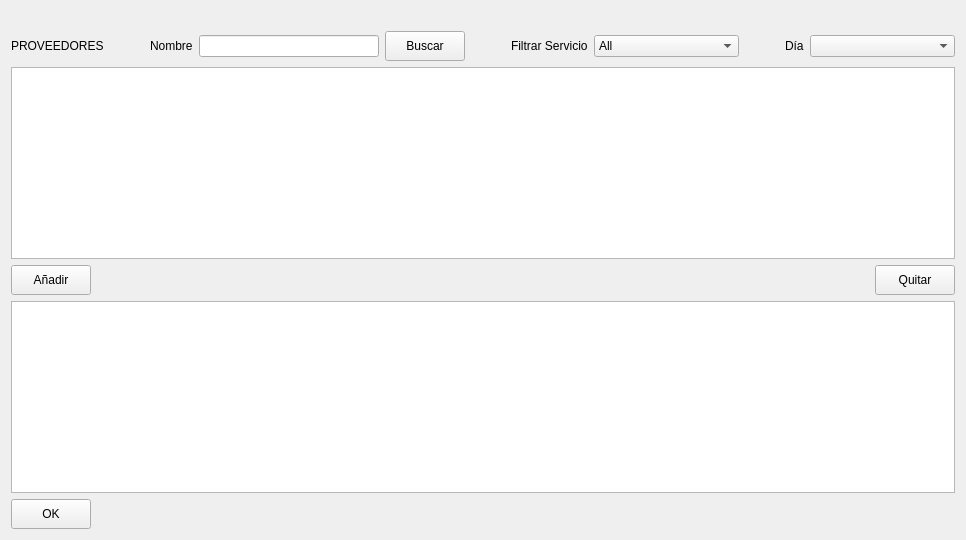
     <widget class="QWidget" name="pag_proveedores">
      <attribute name="title">
       <string>Proveedores</string>
      </attribute>
      <layout class="QGridLayout" name="gridLayout_3">
       <item row="0" column="0">
        <layout class="QVBoxLayout" name="verticalLayout_6">
         <item>
          <layout class="QVBoxLayout" name="verticalLayout_7">
           <property name="topMargin">
            <number>20</number>
           </property>
           <item>
            <layout class="QHBoxLayout" name="horizontalLayout_26">
             <item>
              <widget class="QLabel" name="labelTitle5">
               <property name="styleSheet">
                <string notr="true">font: 10pt &quot;MS Shell Dlg 2&quot;;</string>
               </property>
               <property name="text">
                <string>PROVEEDORES</string>
               </property>
              </widget>
             </item>
             <item>
              <spacer name="horizontalSpacer_5">
               <property name="orientation">
                <enum>Qt::Horizontal</enum>
               </property>
               <property name="sizeHint" stdset="0">
                <size>
                 <width>40</width>
                 <height>20</height>
                </size>
               </property>
              </spacer>
             </item>
             <item>
              <layout class="QHBoxLayout" name="horizontalLayout_27">
               <item>
                <widget class="QLabel" name="nombre_prov">
                 <property name="text">
                  <string>Nombre</string>
                 </property>
                </widget>
               </item>
               <item>
                <widget class="QLineEdit" name="entry_nombre_prov">
                 <property name="minimumSize">
                  <size>
                   <width>180</width>
                   <height>0</height>
                  </size>
                 </property>
                </widget>
               </item>
              </layout>
             </item>
             <item>
              <widget class="QPushButton" name="buttonBuscarProv">
               <property name="sizePolicy">
                <sizepolicy hsizetype="Minimum" vsizetype="Fixed">
                 <horstretch>0</horstretch>
                 <verstretch>0</verstretch>
                </sizepolicy>
               </property>
               <property name="minimumSize">
                <size>
                 <width>65</width>
                 <height>30</height>
                </size>
               </property>
               <property name="text">
                <string>Buscar</string>
               </property>
              </widget>
             </item>
             <item>
              <spacer name="horizontalSpacer_9">
               <property name="orientation">
                <enum>Qt::Horizontal</enum>
               </property>
               <property name="sizeHint" stdset="0">
                <size>
                 <width>40</width>
                 <height>20</height>
                </size>
               </property>
              </spacer>
             </item>
             <item>
              <layout class="QHBoxLayout" name="horizontalLayout_21">
               <item>
                <widget class="QLabel" name="filtrar_serv">
                 <property name="text">
                  <string>Filtrar Servicio</string>
                 </property>
                </widget>
               </item>
               <item>
                <widget class="QComboBox" name="combo_filtrar_serv">
                 <property name="sizePolicy">
                  <sizepolicy hsizetype="Minimum" vsizetype="Fixed">
                   <horstretch>0</horstretch>
                   <verstretch>0</verstretch>
                  </sizepolicy>
                 </property>
                 <property name="minimumSize">
                  <size>
                   <width>145</width>
                   <height>0</height>
                  </size>
                 </property>
                 <item>
                  <property name="text">
                   <string>All</string>
                  </property>
                 </item>
                 <item>
                  <property name="text">
                   <string>Runner</string>
                  </property>
                 </item>
                 <item>
                  <property name="text">
                   <string>Carga/Descarga</string>
                  </property>
                 </item>
                 <item>
                  <property name="text">
                   <string>Rigging</string>
                  </property>
                 </item>
                 <item>
                  <property name="text">
                   <string>Deco</string>
                  </property>
                 </item>
                 <item>
                  <property name="text">
                   <string>Generadores</string>
                  </property>
                 </item>
                 <item>
                  <property name="text">
                   <string>Traducción</string>
                  </property>
                 </item>
                 <item>
                  <property name="text">
                   <string>Catering</string>
                  </property>
                 </item>
                 <item>
                  <property name="text">
                   <string>Iluminación</string>
                  </property>
                 </item>
                 <item>
                  <property name="text">
                   <string>Sonido</string>
                  </property>
                 </item>
                 <item>
                  <property name="text">
                   <string>Video</string>
                  </property>
                 </item>
                 <item>
                  <property name="text">
                   <string>Mobiliario</string>
                  </property>
                 </item>
                 <item>
                  <property name="text">
                   <string>Otros</string>
                  </property>
                 </item>
                </widget>
               </item>
              </layout>
             </item>
             <item>
              <spacer name="horizontalSpacer_10">
               <property name="orientation">
                <enum>Qt::Horizontal</enum>
               </property>
               <property name="sizeHint" stdset="0">
                <size>
                 <width>40</width>
                 <height>20</height>
                </size>
               </property>
              </spacer>
             </item>
             <item>
              <layout class="QHBoxLayout" name="horizontalLayout_18">
               <item>
                <widget class="QLabel" name="dia_prov">
                 <property name="text">
                  <string>Día</string>
                 </property>
                </widget>
               </item>
               <item>
                <widget class="QComboBox" name="combo_dia_prov">
                 <property name="minimumSize">
                  <size>
                   <width>145</width>
                   <height>0</height>
                  </size>
                 </property>
                </widget>
               </item>
              </layout>
             </item>
            </layout>
           </item>
           <item>
            <widget class="QTableWidget" name="prov_table"/>
           </item>
          </layout>
         </item>
         <item>
          <layout class="QHBoxLayout" name="horizontalLayout_6">
           <item>
            <widget class="QPushButton" name="button_add_prov">
             <property name="minimumSize">
              <size>
               <width>65</width>
               <height>30</height>
              </size>
             </property>
             <property name="text">
              <string>Añadir</string>
             </property>
            </widget>
           </item>
           <item>
            <spacer name="horizontalSpacer_3">
             <property name="orientation">
              <enum>Qt::Horizontal</enum>
             </property>
             <property name="sizeHint" stdset="0">
              <size>
               <width>40</width>
               <height>20</height>
              </size>
             </property>
            </spacer>
           </item>
           <item>
            <widget class="QPushButton" name="button_remove_prov">
             <property name="minimumSize">
              <size>
               <width>65</width>
               <height>30</height>
              </size>
             </property>
             <property name="text">
              <string>Quitar</string>
             </property>
            </widget>
           </item>
          </layout>
         </item>
         <item>
          <widget class="QTableWidget" name="prov_added"/>
         </item>
         <item>
          <layout class="QHBoxLayout" name="horizontalLayout_7">
           <item>
            <widget class="QPushButton" name="buttonProvOk">
             <property name="minimumSize">
              <size>
               <width>65</width>
               <height>30</height>
              </size>
             </property>
             <property name="text">
              <string>OK</string>
             </property>
            </widget>
           </item>
           <item>
            <spacer name="horizontalSpacer_4">
             <property name="orientation">
              <enum>Qt::Horizontal</enum>
             </property>
             <property name="sizeHint" stdset="0">
              <size>
               <width>40</width>
               <height>20</height>
              </size>
             </property>
            </spacer>
           </item>
          </layout>
         </item>
        </layout>
       </item>
      </layout>
     </widget>
